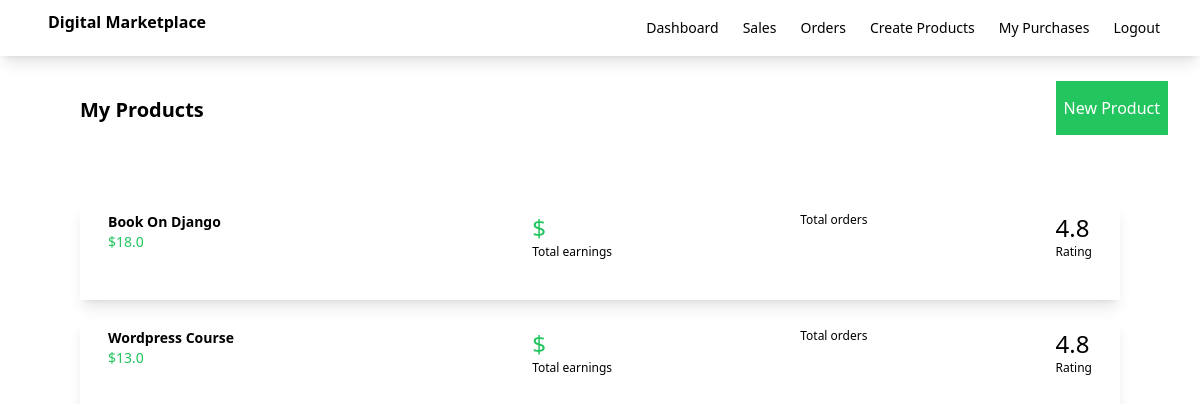
The page /dashboard (signed in) on the database its author committed.
### myapp/models.py (models this page shows, shortened)
class Product(models.Model):
    seller = models.ForeignKey(User, on_delete=models.CASCADE)
    name = models.CharField(max_length=100)
    description = models.CharField(max_length=100)
    price = models.FloatField()
    file = models.FileField(upload_to='uploads')

### myapp/views.py (the view)
# urls.py: path('dashboard',views.dashboard,name='dashboard'),
def dashboard(request):
    products = Product.objects.filter(seller=request.user )
    return render(request,'myapp/dashboard.html',{'products':products})

### myapp/templates/myapp/dashboard.html (shortened to what this page needs)
{% extends 'myapp/base.html' %}
{% block body %}
    <div class="flex justify-between">
        <div class="ml-20 mt-10 font-bold text-xl">My Products</div>
        <div class="ml-20 mt-10">
            <a class="bg-green-500 text-white px-2 py-4 mr-8" href="{% url 'createproduct' %}">New Product</a>
        </div>
    </div>
    <div class="products-container p-10 m-5">
        {% for product in products %}
        <div class="flex shadow-lg m-5 p-2 justify-between">
            <div class="flex w-1/4">
                <div class="relative group">
                    <a href="{% url 'editproduct' product.id %}">
                <div class="ml-5">
                    <div class="font-bold text-sm"> {{ product.name }}</div>
                    <div class="text-sm text-green-500">${{ product.price }}</div>
                </div>
                </a>
            </div>
            </div>
            <div>
                <div class="text-2xl text-green-500">$ {{ product.total_sales_amount }}</div>
                <div class="text-xs">Total earnings</div>
            </div>
            <div>
                <div class="text-xs">Total orders</div>
            </div>
            <div class="pr-5">
                <div class="text-2xl">4.8</div>
                <div class="text-xs">Rating</div>
            </div>
        </div>
        {% endfor %}
    </div>
{% endblock %}

### rows shown on the page
Product: name "Book On Django", price "18.0"
Product: name "Wordpress Course", price "13.0"
